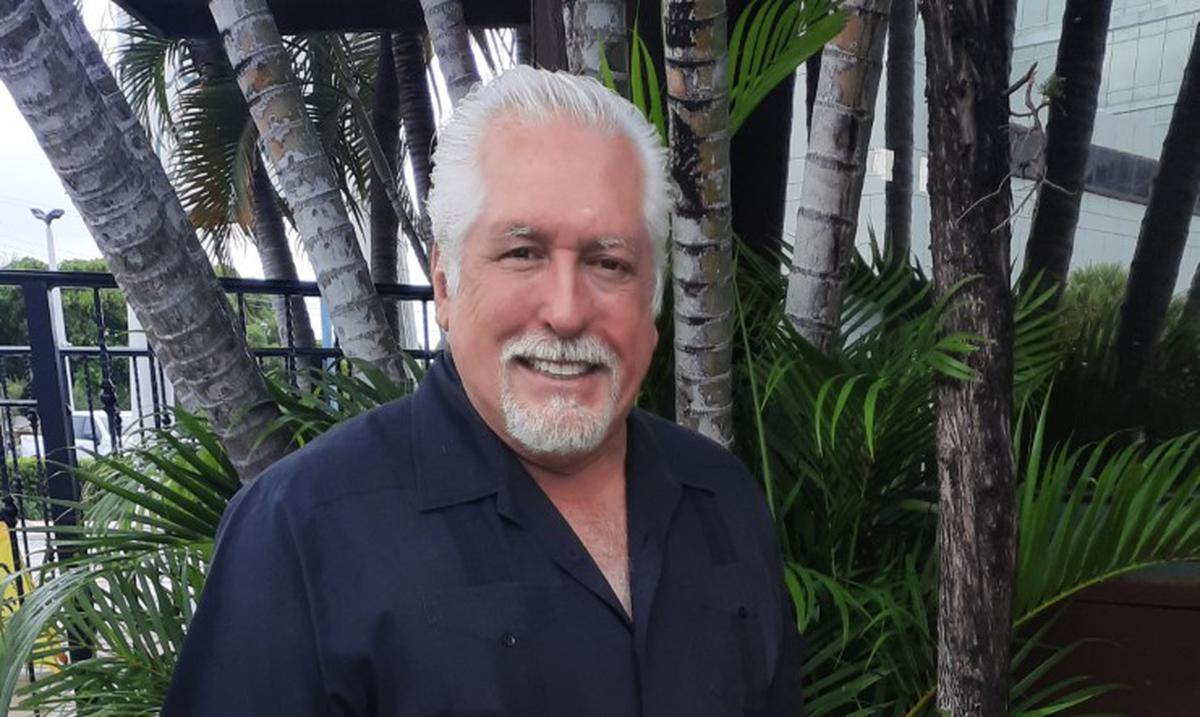
%> input picture SegundoParcial/Extra/senor.jpg, 1200 x 717 px
$ octave Redimension.m   (GNU Octave 9; MATLAB toolbox functions it lacks are replaced by stand-ins)
%> lines starting %> are read from the running program, lines starting %| are printed output that depends on the picture
%% Cargar la imagen
im = imread('senor.jpg'); % Reemplaza 'tu_imagen.jpg' con la ruta de tu imagen
%> im is the input picture: size 717x1200x3 uint8; mean R, G, B 73.8, 75.9, 76.7

% Crear un objeto detector de caras
detector = vision.CascadeObjectDetector();

% Detectar las caras en la imagen
bbox = step(detector, im);
%> bbox = [438 157 259 259]

% Aumentar el rango del área de interés (por ejemplo, multiplicar el ancho y altura por 1.2)
escala_anc = 10;
escala_alt = 10;

desplazamiento_x = 1000;
desplazamiento_y = 100;
bbox(:, 3) = (bbox(:, 3) * escala_anc) ; % Aumentar el ancho
bbox(:, 4) = (bbox(:, 4) * escala_alt); % Aumentar la altura
bbox(:, 1) = bbox(:, 1) - desplazamiento_x; % Restar 50 píxeles de la coordenada x
bbox(:, 2) = bbox(:, 2) - desplazamiento_y; % Restar 50 píxeles de la coordenada x

% Extraer el primer rostro detectado (si hay más de uno)
if ~isempty(bbox)
    % Obtener las coordenadas del primer rostro detectado
    x = bbox(1, 1);
%> x = -562
    y = bbox(1, 2);
%> y = 57
    width = bbox(1, 3);
%> width = 2590
    height = bbox(1, 4);
%> height = 2590

    % Extraer el rostro de la imagen original
    rostro = imcrop(im, [x, y, width, height]);
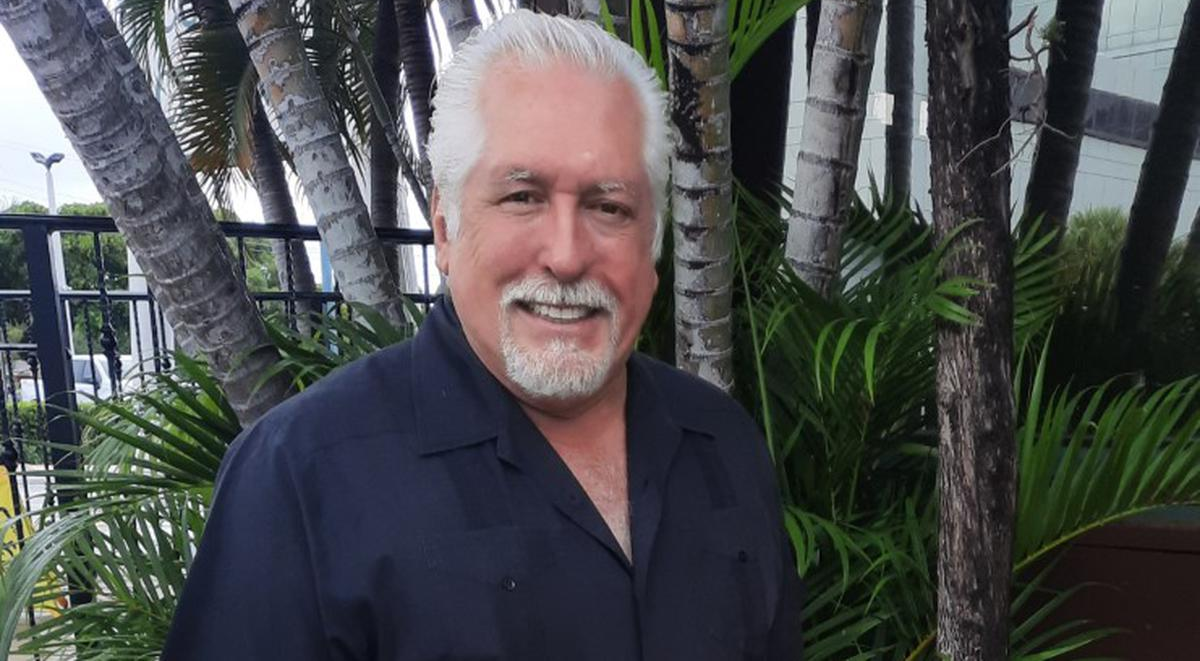
%> rostro: size 661x1200x3 uint8; mean R, G, B 73.6, 75.4, 76

    % Mostrar la imagen del rostro
    imshow(rostro);
else
    disp('No se encontraron caras en la imagen.');
end
